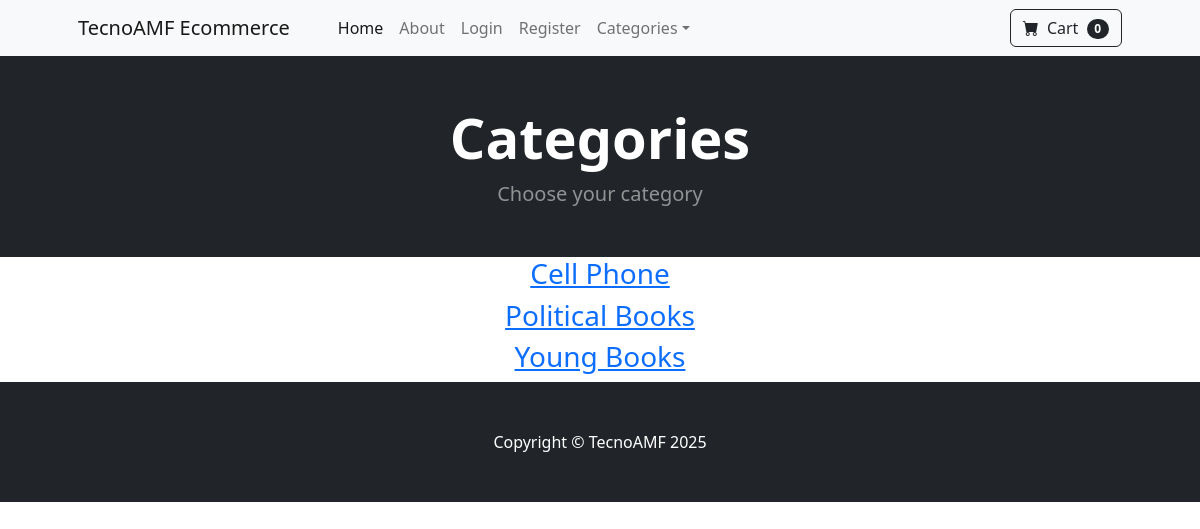
The app's page /category_summary/, older data.
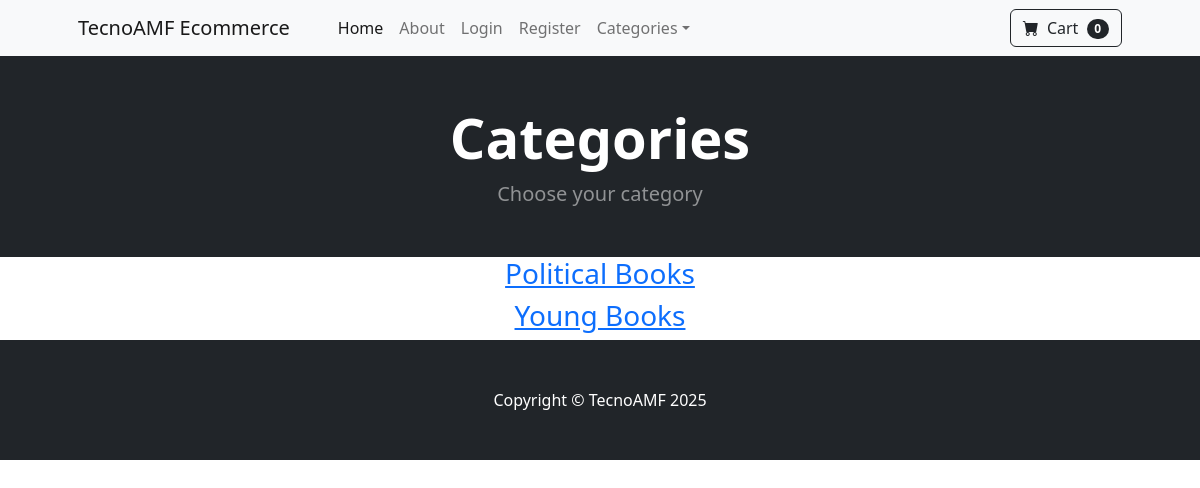
The same page, newer data.
### store/models.py (models this page shows)
class Category(models.Model):
    name = models.CharField(max_length=50)
    def __str__(self):
        return self.name
    class Meta:
        verbose_name_plural = 'Categories'

### store/views.py (the view)
# urls.py: path('category_summary/', views.category_summary, name='category_summary'),
def category_summary(request):
    categories = Category.objects.all()
    return render(request, 'category_summary.html', {'categories': categories})

### cart/cart.py (called while the page is built)
    def __len__(self):
        return len(self.cart)

### cart/context_processors.py (called while the page is built)
def cart(request):
    return {'cart': Cart(request)}

### store/templates/category_summary.html
{% extends 'base.html' %} {% block content %}
<header class="bg-dark py-5">
  <div class="text-center text-white">
    <h1 class="display-4 fw-bolder">Categories</h1>
    <p class="lead fw-normal text-white-50 mb-0">Choose your category</p>
  </div>
</header>
<div class="container">
  <div class="row">
    <center>
      <div class="col-8">
        {% for category in categories %}
            <h3> <a href="{% url 'category' category %}">{{ category }}</a></h3>
        {% endfor %}
      </div>
    </center>
  </div>
</div>
{% endblock %}

Row changes from the older to the newer data that the page shows:
removed Category: name "Cell Phone"
